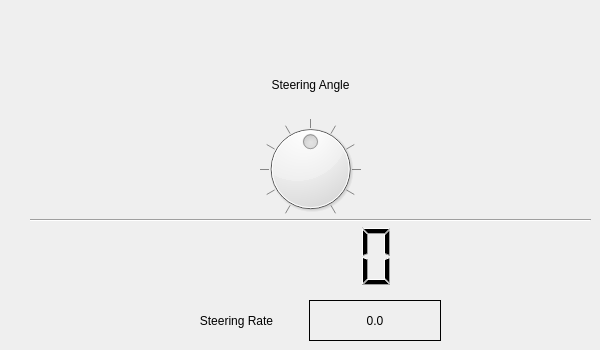
   <widget class="QWidget" name="tab_steering">
    <attribute name="title">
     <string>Steering</string>
    </attribute>
    <widget class="QWidget" name="gridLayoutWidget_3">
     <property name="geometry">
      <rect>
       <x>30</x>
       <y>50</y>
       <width>561</width>
       <height>241</height>
      </rect>
     </property>
     <layout class="QGridLayout" name="gridLayout_2">
      <property name="spacing">
       <number>0</number>
      </property>
      <item row="1" column="0">
       <widget class="QDial" name="dial_steering_angle">
        <property name="minimum">
         <number>-515</number>
        </property>
        <property name="maximum">
         <number>515</number>
        </property>
        <property name="value">
         <number>0</number>
        </property>
        <property name="sliderPosition">
         <number>0</number>
        </property>
        <property name="orientation">
         <enum>Qt::Horizontal</enum>
        </property>
        <property name="invertedAppearance">
         <bool>false</bool>
        </property>
        <property name="invertedControls">
         <bool>false</bool>
        </property>
        <property name="notchTarget">
         <double>100.000000000000000</double>
        </property>
        <property name="notchesVisible">
         <bool>true</bool>
        </property>
       </widget>
      </item>
      <item row="0" column="0">
       <widget class="QLabel" name="label_2">
        <property name="text">
         <string>Steering Angle</string>
        </property>
        <property name="alignment">
         <set>Qt::AlignCenter</set>
        </property>
       </widget>
      </item>
      <item row="3" column="0">
       <widget class="QLCDNumber" name="lcd_steering_angle">
        <property name="frameShape">
         <enum>QFrame::NoFrame</enum>
        </property>
        <property name="frameShadow">
         <enum>QFrame::Raised</enum>
        </property>
       </widget>
      </item>
      <item row="2" column="0">
       <widget class="Line" name="line_4">
        <property name="orientation">
         <enum>Qt::Horizontal</enum>
        </property>
       </widget>
      </item>
     </layout>
    </widget>
    <widget class="QWidget" name="gridLayoutWidget_4">
     <property name="geometry">
      <rect>
       <x>170</x>
       <y>300</y>
       <width>271</width>
       <height>41</height>
      </rect>
     </property>
     <layout class="QGridLayout" name="gridLayout_3">
      <item row="0" column="0">
       <widget class="QLabel" name="lbl_steering_rate">
        <property name="text">
         <string>Steering Rate</string>
        </property>
        <property name="alignment">
         <set>Qt::AlignCenter</set>
        </property>
       </widget>
      </item>
      <item row="0" column="1">
       <widget class="QLabel" name="lbl_steering_rate_value">
        <property name="frameShape">
         <enum>QFrame::Box</enum>
        </property>
        <property name="text">
         <string>0.0</string>
        </property>
        <property name="alignment">
         <set>Qt::AlignCenter</set>
        </property>
       </widget>
      </item>
     </layout>
    </widget>
   </widget>
